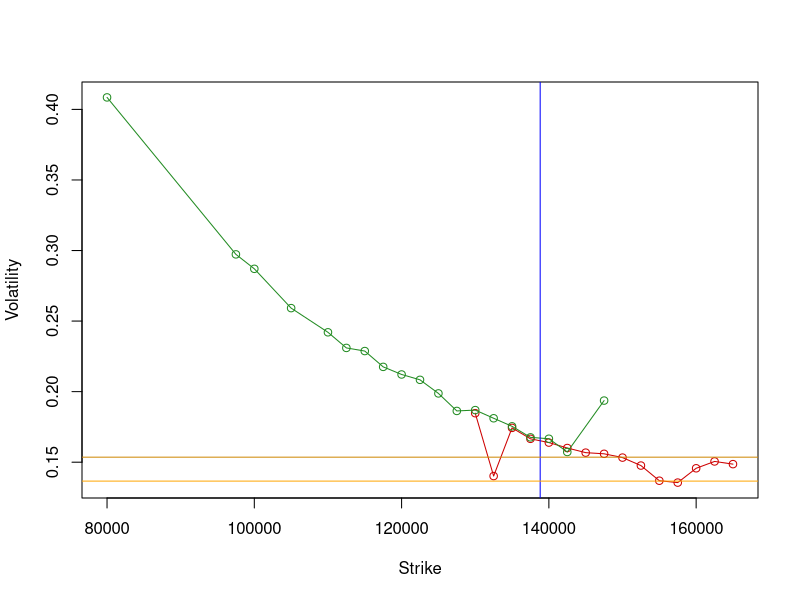

Source code (R):
library("TTR")

rate = 0
error = 0.001

#########################################################################
# Paste data from console app here
#########################################################################

# asset: RIU9, expires in 71 days, price: 138820, Trade date: 10.07.2019 0:00:00
asset = 138820
expiry = 1 / 252 * 71
callStrikes = c(130000,132500,135000,137500,140000,142500,145000,147500,150000,152500,155000,157500,160000,162500,165000)
callPrices = c(10800,7950,7190,5560,4270,3150,2250,1600,1070,640,300,170,150,110,60)
putStrikes = c(80000,97500,100000,105000,110000,112500,115000,117500,120000,122500,125000,127500,130000,132500,135000,137500,140000,142500,147500)
putPrices = c(40,80,100,130,220,270,400,490,670,930,1170,1420,2030,2640,3400,4270,5530,6750,11200)

Open = c(116950,115750,117570,117740,118350,117820,118500,119450,119760,121820,120330,121300,120320,121590,121950,121680,121890,123350,123290,121560,120360,120170,120940,120000,119660,121210,120230,119400,119300,117880,117200,120350,120320,121590,120720,120690,123030,124360,122430,123050,123700,122160,122550,123510,123490,126400,125650,125580,127460,128070,128710,130910,131270,131020,131180,132660,133170,136090,134480,135810,135430,136200,136150,135230,137550,136690,137120,138430,137210,138300,137610)
High = c(118280,117790,118000,119000,118350,118500,119300,120580,121790,122000,121830,121700,121520,122600,122390,122210,123500,124110,123690,121560,120550,121200,121300,120800,121000,121440,120720,120000,119410,118500,120500,121000,121990,121590,121580,123150,124760,124520,124070,123770,124050,122920,124130,124070,127300,127260,126640,128060,128670,130070,131630,131490,132690,132330,133110,133850,136650,136370,136350,136560,136390,137080,136780,138360,137910,137730,138580,138850,138310,138340,139270)
Low = c(115550,115750,117000,117620,117270,117630,118440,119390,119570,120400,119850,120000,120060,121550,121150,121670,121720,122800,121470,120200,119690,119950,120050,119430,119660,118750,119380,118950,117150,117000,117110,119620,120080,120420,120330,120630,122640,121980,121880,122960,121590,121390,122540,122070,122450,125180,125200,125370,127330,127870,128450,129910,130970,130530,127100,132610,132710,133800,134350,134460,134470,135270,135160,134600,136370,136130,137120,137210,136600,137310,136830)
Close = c(115960,117790,117400,118520,117990,118460,119300,119500,121650,120400,120600,120270,121250,121980,121690,121870,123340,123320,121720,120200,120150,121030,120350,119630,121000,120240,119720,119740,117680,117700,120500,120520,121640,120770,121120,123100,124690,122500,122990,123650,123540,122600,123600,123880,126740,125720,125630,127540,128200,128650,130800,131430,131030,131300,132780,132960,136030,134450,135690,135370,136070,136130,135280,137710,136610,137170,138470,137260,138220,137510,138820)
ohlc <- data.frame(Open, High, Low, Close)

#########################################################################

# BS d1
d1 <- function (S, E, r, volatility, expiry) {
  (log(S / E) + (r + 0.5 * volatility ^ 2) * (expiry)) / (volatility * sqrt(expiry))
}

# BS d2
d2 <- function (d1, volatility, expiry) {
  d1 - volatility * sqrt(expiry)
}

# call
C <- function (S, d1, d2, E, r, expiry) {
  S * pnorm(d1) - E * exp(-r * (expiry)) * pnorm(d2)
}

# put
P <- function (S, d1, d2, E, r, expiry) {
  -S * pnorm(-d1) + E * exp(-r * (expiry)) * pnorm(-d2)
}

Vega <- function (S, d1, expiry) {
  S * sqrt(expiry / pi / 2) * exp(-0.5 * d1 ^ 2)
}

# IV Call
IvCall <- function (C, E, expiry, S, r, error) {
  sigma = 1
  dv = error + 1
  while (abs(dv) > error) {
    d1 = d1(S, E, r, sigma, expiry)
    d2 = d2(d1, sigma, expiry)
    CallPrice = C(S, d1, d2, E, r, expiry)
    Vega = Vega(S, d1, expiry)
    PriceError = CallPrice - C
    dv = PriceError / Vega
    sigma = sigma - dv
  }
  sigma
}

IvPut <- function (P, E, expiry, S, r, error) {
  sigma = 1
  dv = error + 1
  while (abs(dv) > error) {
    d1 = d1(S, E, r, sigma, expiry)
    d2 = d2(d1, sigma, expiry)
    PutPrice = P(S, d1, d2, E, r, expiry)
    Vega = Vega(S, d1, expiry)
    PriceError = PutPrice - P
    dv = PriceError / Vega
    sigma = sigma - dv
  }
  sigma
}

n1 = length(callStrikes)
n2 = length(putStrikes)

ivCalls = array(n1)
ivPuts = array(n2)

for (i in 1:n1) {
  ivCalls[i] = IvCall(callPrices[i], callStrikes[i], expiry, asset, rate, error)
}

for (i in 1:n2) {
  ivPuts[i] = IvPut(putPrices[i], putStrikes[i], expiry, asset, rate, error)
}

xrange = range(putStrikes, callStrikes)
yrange = range(ivPuts, ivCalls)

plot(xrange, yrange, type = "n", xlab = "Strike", ylab = "Volatility")

points(callStrikes, ivCalls, col = "red3", type = "o")
points(putStrikes, ivPuts, col = "forestgreen", type = "o")

vClose <- volatility(ohlc, calc = "close")
vYZ <- volatility(ohlc, calc = "yang.zhang")

abline(v=asset, col="blue")
abline(h=vYZ[length(vYZ)], col="orange")
abline(h=vClose[length(vClose)], col="orange3")
